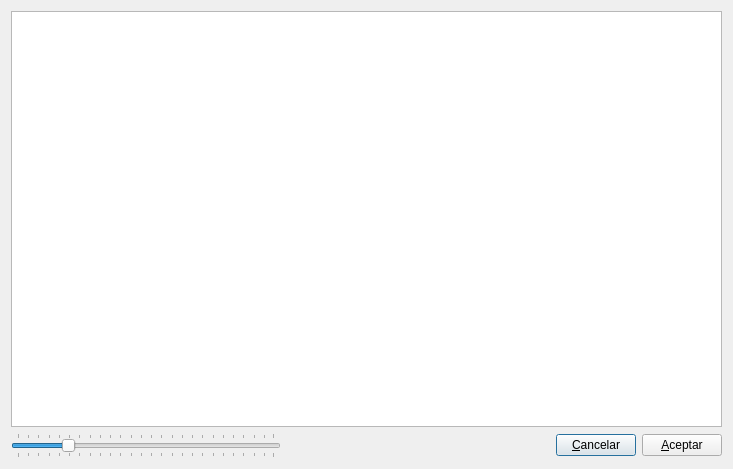
<?xml version="1.0" encoding="UTF-8"?>
<ui version="4.0">
 <class>graf_recorte</class>
 <widget class="QDialog" name="graf_recorte">
  <property name="geometry">
   <rect>
    <x>0</x>
    <y>0</y>
    <width>733</width>
    <height>469</height>
   </rect>
  </property>
  <property name="windowTitle">
   <string>Seleccionar sección</string>
  </property>
  <layout class="QVBoxLayout" name="verticalLayout">
   <item>
    <layout class="QHBoxLayout" name="horizontalLayout_2">
     <item>
      <widget class="QGraphicsView" name="graphicsView"/>
     </item>
    </layout>
   </item>
   <item>
    <layout class="QHBoxLayout" name="horizontalLayout">
     <item>
      <widget class="QSlider" name="horizontalSlider">
       <property name="minimum">
        <number>1</number>
       </property>
       <property name="maximum">
        <number>250</number>
       </property>
       <property name="value">
        <number>50</number>
       </property>
       <property name="orientation">
        <enum>Qt::Horizontal</enum>
       </property>
       <property name="tickPosition">
        <enum>QSlider::TicksBothSides</enum>
       </property>
      </widget>
     </item>
     <item>
      <spacer name="horizontalSpacer">
       <property name="orientation">
        <enum>Qt::Horizontal</enum>
       </property>
       <property name="sizeHint" stdset="0">
        <size>
         <width>40</width>
         <height>20</height>
        </size>
       </property>
      </spacer>
     </item>
     <item>
      <widget class="QPushButton" name="cancelarpushButton">
       <property name="text">
        <string>&amp;Cancelar</string>
       </property>
      </widget>
     </item>
     <item>
      <widget class="QPushButton" name="salirpushButton">
       <property name="text">
        <string>&amp;Aceptar</string>
       </property>
      </widget>
     </item>
    </layout>
   </item>
  </layout>
 </widget>
 <tabstops>
  <tabstop>graphicsView</tabstop>
  <tabstop>horizontalSlider</tabstop>
  <tabstop>cancelarpushButton</tabstop>
  <tabstop>salirpushButton</tabstop>
 </tabstops>
 <resources/>
 <connections>
  <connection>
   <sender>salirpushButton</sender>
   <signal>clicked()</signal>
   <receiver>graf_recorte</receiver>
   <slot>accept()</slot>
   <hints>
    <hint type="sourcelabel">
     <x>722</x>
     <y>457</y>
    </hint>
    <hint type="destinationlabel">
     <x>317</x>
     <y>357</y>
    </hint>
   </hints>
  </connection>
  <connection>
   <sender>cancelarpushButton</sender>
   <signal>clicked()</signal>
   <receiver>graf_recorte</receiver>
   <slot>reject()</slot>
   <hints>
    <hint type="sourcelabel">
     <x>585</x>
     <y>444</y>
    </hint>
    <hint type="destinationlabel">
     <x>502</x>
     <y>432</y>
    </hint>
   </hints>
  </connection>
 </connections>
</ui>
